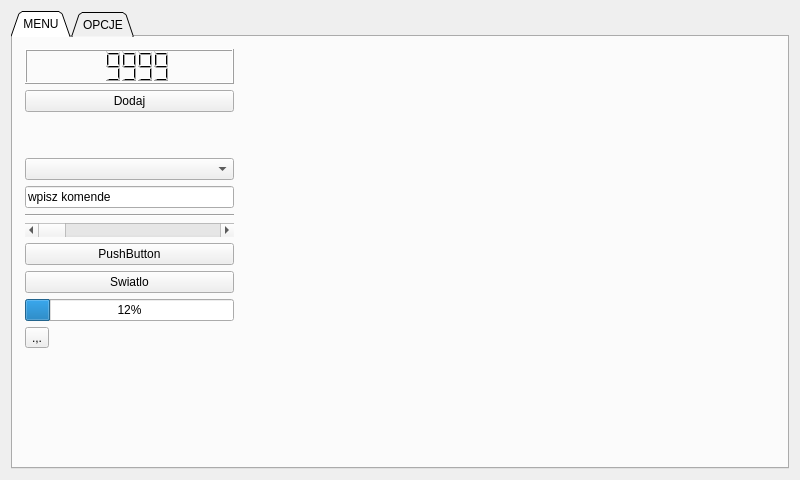
<?xml version="1.0" encoding="UTF-8"?>
<ui version="4.0">
 <class>iDom_client</class>
 <widget class="QMainWindow" name="iDom_client">
  <property name="geometry">
   <rect>
    <x>0</x>
    <y>0</y>
    <width>800</width>
    <height>480</height>
   </rect>
  </property>
  <property name="windowTitle">
   <string>iDom_client</string>
  </property>
  <widget class="QWidget" name="centralWidget">
   <layout class="QGridLayout" name="gridLayout">
    <item row="0" column="0">
     <widget class="QTabWidget" name="tabela">
      <property name="focusPolicy">
       <enum>Qt::WheelFocus</enum>
      </property>
      <property name="acceptDrops">
       <bool>true</bool>
      </property>
      <property name="whatsThis">
       <string>&lt;html&gt;&lt;head/&gt;&lt;body&gt;&lt;p&gt;MENU&lt;/p&gt;&lt;/body&gt;&lt;/html&gt;</string>
      </property>
      <property name="tabPosition">
       <enum>QTabWidget::North</enum>
      </property>
      <property name="tabShape">
       <enum>QTabWidget::Triangular</enum>
      </property>
      <property name="currentIndex">
       <number>0</number>
      </property>
      <property name="iconSize">
       <size>
        <width>32</width>
        <height>32</height>
       </size>
      </property>
      <property name="movable">
       <bool>true</bool>
      </property>
      <widget class="QWidget" name="Menu">
       <attribute name="title">
        <string>MENU</string>
       </attribute>
       <widget class="QWidget" name="verticalLayoutWidget">
        <property name="geometry">
         <rect>
          <x>1</x>
          <y>1</y>
          <width>231</width>
          <height>321</height>
         </rect>
        </property>
        <layout class="QVBoxLayout" name="verticalLayout">
         <item>
          <widget class="QLCDNumber" name="lcdNumber">
           <property name="value" stdset="0">
            <double>9999.000000000000000</double>
           </property>
          </widget>
         </item>
         <item>
          <widget class="QPushButton" name="pushButton">
           <property name="toolTip">
            <string>&lt;html&gt;&lt;head/&gt;&lt;body&gt;&lt;p&gt;przycisk dodaj&lt;/p&gt;&lt;/body&gt;&lt;/html&gt;</string>
           </property>
           <property name="text">
            <string>Dodaj</string>
           </property>
           <property name="flat">
            <bool>false</bool>
           </property>
          </widget>
         </item>
         <item>
          <widget class="QFrame" name="horizontalFrame">
           <property name="frameShadow">
            <enum>QFrame::Sunken</enum>
           </property>
           <property name="midLineWidth">
            <number>1</number>
           </property>
           <layout class="QHBoxLayout" name="horizontalLayout">
            <property name="spacing">
             <number>0</number>
            </property>
            <property name="sizeConstraint">
             <enum>QLayout::SetDefaultConstraint</enum>
            </property>
            <property name="leftMargin">
             <number>1</number>
            </property>
           </layout>
          </widget>
         </item>
         <item>
          <widget class="QComboBox" name="comboBox"/>
         </item>
         <item>
          <widget class="QLineEdit" name="lineEdit">
           <property name="text">
            <string>wpisz komende </string>
           </property>
          </widget>
         </item>
         <item>
          <widget class="Line" name="line">
           <property name="orientation">
            <enum>Qt::Horizontal</enum>
           </property>
          </widget>
         </item>
         <item>
          <widget class="QScrollBar" name="horizontalScrollBar">
           <property name="orientation">
            <enum>Qt::Horizontal</enum>
           </property>
          </widget>
         </item>
         <item>
          <widget class="QPushButton" name="pushButton_2">
           <property name="text">
            <string>PushButton</string>
           </property>
          </widget>
         </item>
         <item>
          <widget class="QPushButton" name="swiatlo">
           <property name="text">
            <string>Swiatlo</string>
           </property>
          </widget>
         </item>
         <item>
          <widget class="QProgressBar" name="progressBar">
           <property name="value">
            <number>12</number>
           </property>
          </widget>
         </item>
         <item>
          <widget class="QToolButton" name="toolButton">
           <property name="text">
            <string>.,.</string>
           </property>
          </widget>
         </item>
        </layout>
       </widget>
      </widget>
      <widget class="QWidget" name="tab">
       <attribute name="title">
        <string>OPCJE</string>
       </attribute>
       <widget class="QPushButton" name="pushButton_3">
        <property name="geometry">
         <rect>
          <x>50</x>
          <y>50</y>
          <width>75</width>
          <height>23</height>
         </rect>
        </property>
        <property name="text">
         <string>PushButton</string>
        </property>
       </widget>
       <widget class="QTableView" name="tableView">
        <property name="geometry">
         <rect>
          <x>70</x>
          <y>150</y>
          <width>256</width>
          <height>192</height>
         </rect>
        </property>
       </widget>
       <widget class="QDial" name="dial">
        <property name="geometry">
         <rect>
          <x>50</x>
          <y>80</y>
          <width>50</width>
          <height>64</height>
         </rect>
        </property>
       </widget>
       <widget class="QCalendarWidget" name="calendarWidget">
        <property name="geometry">
         <rect>
          <x>140</x>
          <y>20</y>
          <width>248</width>
          <height>183</height>
         </rect>
        </property>
       </widget>
      </widget>
     </widget>
    </item>
   </layout>
  </widget>
 </widget>
 <layoutdefault spacing="6" margin="11"/>
 <tabstops>
  <tabstop>pushButton</tabstop>
  <tabstop>toolButton</tabstop>
  <tabstop>swiatlo</tabstop>
  <tabstop>lineEdit</tabstop>
  <tabstop>comboBox</tabstop>
  <tabstop>pushButton_2</tabstop>
 </tabstops>
 <resources/>
 <connections/>
</ui>
